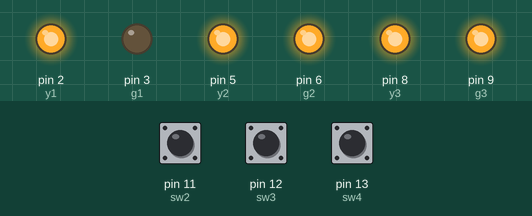
The sketch below on a simulated Arduino Uno, built with avr-gcc and run on an emulated ATmega328P. Shown: output pins drawn as LEDs (lit = HIGH). Dashed ring = blinking. The test bench sets the inputs (shaded band); at power-on: pin 12 (sw3) LOW, pin 13 (sw4) LOW, pin 11 (sw2) LOW. Pins used as bus, display or sensor lines are not drawn.

Above: at 1.2 s.
1.3 s: pin 12 (sw3) pulled HIGH for 3.2 s
At 2.25 s:
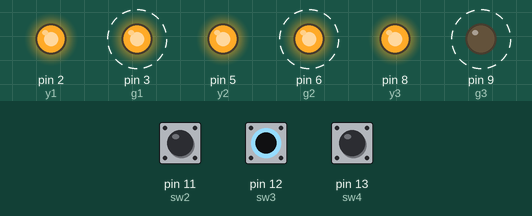
6.0 s: pin 13 (sw4) pulled HIGH for 3.2 s
At 7.4 s:
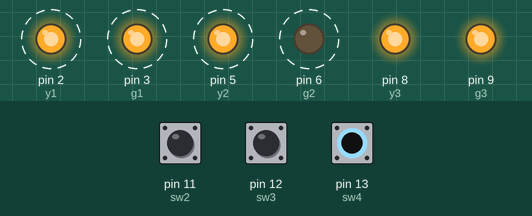
11.0 s: pin 12 (sw3) pulled HIGH for 0.15 s
At 11.9 s:
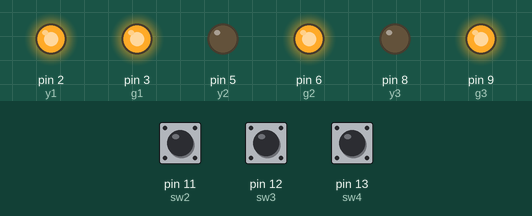
12.6 s: pin 12 (sw3) pulled HIGH for 1 s
At 13.8 s:
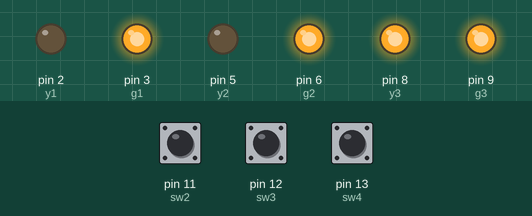
15.1 s: pin 13 (sw4) pulled HIGH for 0.15 s
At 16.6 s:
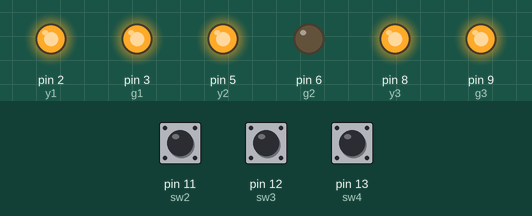
17.1 s: pin 13 (sw4) pulled HIGH for 1 s
At 18.5 s:
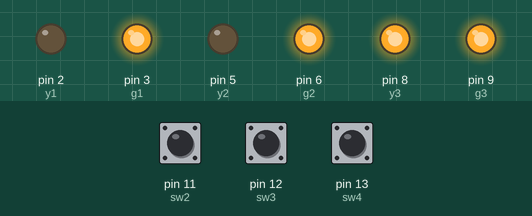
Timing chart, 0 to 20.1 s (numbered marks = the images above; inputs shaded):
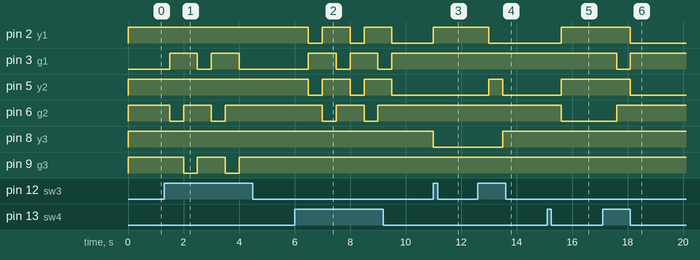

The sketch:

Lab_7_Traffier_Light.ino
```cpp
int sw1 =10; //รับค่าสวิตซ์sw1 เป็นสวิตช์ใช้กดเพื่อเปลี่ยนโหมดเป็นAutoหรือManual
int sw2 =11; //รับค่าสวิตซ์sw2 เป็นสวิตช์ใช้กดเพื่อเลือกสถานะของสีไปจราจร
int sw3 = 12;
int sw4 = 13;
int r1 =1; //ออกขา1สีแดง
int y1 =2; // ออกขา2สีเหลือง
int g1 =3; //ออกขา3สีเขียว
int r2 =4; //ออกขา4สีแดง
int y2 =5; // ออกขา5สีเหลือง
int g2 =6; //ออกขา6สีเขียว
int r3 =7; //ออกขา7สีแดง
int y3 =8; // ออกขา8สีเหลือง
int g3 =9; //ออกขา9สีเขียว
int Atnumber =1; //ตัวเก็บลำดับการแสดงผลไฟLED
unsigned long previousMillis = 0; //เป็นฟังก์ชั่นที่เก็บประเภทของตัวเเปร
const long interval = 500;

void autoWork();
int modeClick = 0;
void manualWork();
int traf = 0;
int light = 0;
void traffic1();
void traffic2();
void traffic3();
int VR1 = A0;
int VR2 = A1;
int VR3 = A2;
void setup() {
     pinMode(sw1,INPUT);
     pinMode(sw2,INPUT);
     pinMode(sw3,INPUT);
     pinMode(sw4,INPUT);
     pinMode(r1,OUTPUT);
     pinMode(y1,OUTPUT);
     pinMode(g1,OUTPUT);
     pinMode(r2,OUTPUT);
     pinMode(y2,OUTPUT);                 //เป็นการส่งสัญญาณขาออก
     pinMode(g2,OUTPUT);
     pinMode(r3,OUTPUT);
     pinMode(y3,OUTPUT);
     pinMode(g3,OUTPUT);
     digitalWrite(r1,HIGH);
     digitalWrite(y1,HIGH);
     digitalWrite(g1,HIGH);                 //เป็นการเขียนสัญญาณให้LEDทุกดวงไม่ทำงาน
     digitalWrite(r2,HIGH);
     digitalWrite(y2,HIGH);
     digitalWrite(g2,HIGH);
     digitalWrite(r3,HIGH);
     digitalWrite(y3,HIGH);
     digitalWrite(g3,HIGH);
     pinMode(11, INPUT);
     pinMode(12, INPUT);
     pinMode(13, INPUT);
     pinMode(A0, INPUT);
     pinMode(A1, INPUT);
     pinMode(A2, INPUT);
}

void loop() {
  unsigned long currentMillis = millis();
  int mode = digitalRead(11);

  if (mode == 1) {
    delay(250);
    modeClick = modeClick + 1;
    if (modeClick == 2) {
      modeClick = 0;
    }
  }

  Serial.println(modeClick);

  switch (modeClick) {
    case 0: manualWork();
      Serial.println("MANUAL MODE");
     break;
    case 1: autoWork();
      Serial.println("AUTO MODE");
     break;
    }
}

void manualWork() {
  unsigned long currentMillis = millis();
  int butTraf = digitalRead(12);

  if (currentMillis - previousMillis >= interval) {
    if (butTraf == 1) {
      traf = traf + 1;
      if (traf == 3) {
        traf = 0;
    }
  }
  previousMillis = currentMillis;
  }

  switch (traf) {
    case 0: traffic1();
      break;
    case 1: traffic2();
      break;
    case 2: traffic3();
      break;
  }
}

void traffic1() {
  int butLight = digitalRead(13);
  if (butLight == 1) {
    delay(500);
    light = light + 1;
    if (light == 3) {
    light = 0;
    }
  }

   switch (light) {
      case 0: digitalWrite(g1, LOW);
        digitalWrite(y1, HIGH);
        digitalWrite(r1, HIGH);

        digitalWrite(g2, HIGH);
        digitalWrite(y2, HIGH);
        digitalWrite(r2, LOW);

        digitalWrite(g3, HIGH);
        digitalWrite(y3, HIGH);
        digitalWrite(r3, LOW);
        break;
      case 1: digitalWrite(g1, HIGH);
        digitalWrite(y1, LOW);
        digitalWrite(r1, HIGH);

        digitalWrite(g2, HIGH);
        digitalWrite(y2, LOW);
        digitalWrite(r2, HIGH);

        digitalWrite(g3, HIGH);
        digitalWrite(y3, HIGH);
        digitalWrite(r3, LOW);
        break;
      case 2: digitalWrite(g1, HIGH);
        digitalWrite(y1, HIGH);
        digitalWrite(r1, LOW);

        digitalWrite(g2, LOW);
        digitalWrite(y2, HIGH);
        digitalWrite(r2, HIGH);

        digitalWrite(g3, HIGH);
        digitalWrite(y3, HIGH);
        digitalWrite(r3, LOW);
        break;
    }
}
void traffic2() {
  int butLight = digitalRead(13);
  if (butLight == 1) {
    delay(500);
    light = light + 1;
    if (light == 3) {
      light = 0;
    }
  }
  switch (light) {
    case 0: digitalWrite(g1, HIGH);
      digitalWrite(y1, HIGH);
      digitalWrite(r1, LOW);

      digitalWrite(g2, LOW);
      digitalWrite(y2, HIGH);
      digitalWrite(r2, HIGH);

      digitalWrite(g3, HIGH);
      digitalWrite(y3, HIGH);
      digitalWrite(r3, LOW);
      break;
    case 1: digitalWrite(g1, HIGH);
      digitalWrite(y1, HIGH);
      digitalWrite(r1, LOW);

      digitalWrite(g2, HIGH);
      digitalWrite(y2, LOW);
      digitalWrite(r2, HIGH);

      digitalWrite(g3, HIGH);
      digitalWrite(y3, LOW);
      digitalWrite(r3, HIGH);
      break;
    case 2: digitalWrite(g1, HIGH);
      digitalWrite(y1, HIGH);
      digitalWrite(r1, LOW);

      digitalWrite(g2, HIGH);
      digitalWrite(y2, HIGH);
      digitalWrite(r2, LOW);

      digitalWrite(g3, LOW);
      digitalWrite(y3, HIGH);
      digitalWrite(r3, HIGH);
      break;
    }
}
void traffic3() {
  int butLight = digitalRead(13);
  if (butLight == 1) {
    delay(500);
    light = light + 1;
    if(light == 3){
      light = 0;
    }
  }
  switch (light) {
    case 0: digitalWrite(g1, HIGH);
      digitalWrite(y1, HIGH);
      digitalWrite(r1, LOW);

      digitalWrite(g2, HIGH);
      digitalWrite(y2, HIGH);
      digitalWrite(r2, LOW);

      digitalWrite(g3, LOW);
      digitalWrite(y3, HIGH);
      digitalWrite(r3, HIGH);
      break;
    case 1: digitalWrite(g1, HIGH);
      digitalWrite(y1, LOW);
      digitalWrite(r1, HIGH);

      digitalWrite(g2, HIGH);
      digitalWrite(y2, HIGH);
      digitalWrite(r2, LOW);

      digitalWrite(g3, HIGH);
      digitalWrite(y3, LOW);
      digitalWrite(r3, HIGH);
      break;
    case 2: digitalWrite(g1, LOW);
      digitalWrite(y1, HIGH);
      digitalWrite(r1, HIGH);

      digitalWrite(g2, HIGH);
      digitalWrite(y2, HIGH);
      digitalWrite(r2, LOW);

      digitalWrite(g3, HIGH);
      digitalWrite(y3, HIGH);
      digitalWrite(r3, LOW);
      break;
   }
}
void autoWork() {
  int car1 = analogRead(A0);
  int car2 = analogRead(A1);
  int car3 = analogRead(A2);
}
```

Measured:
- after the input at 1.3 s, pin 3 (g1): alternates HIGH for 1.0 s and LOW for 0.50 s, 4 changes in all, then stays LOW, starting after 0.20 s; pin 6 (g2): alternates HIGH for 1.0 s and LOW for 0.50 s, 4 changes in all, then stays HIGH, starting after 0.20 s
- after the input at 6.0 s, pin 2 (y1), pin 3 (g1), pin 5 (y2): alternates HIGH for 1.0 s and LOW for 0.50 s, starting after 0.50 s; pin 6 (g2): alternates HIGH for 1.0 s and LOW for 0.50 s, 4 changes in all, then stays HIGH, starting after 1.0 s
- after the input at 11.0 s, pin 2 (y1): LOW → HIGH at once; pin 8 (y3): HIGH → LOW at once
- after the input at 12.6 s, pin 2 (y1): HIGH → LOW after 0.40 s; pin 5 (y2): LOW → HIGH after 0.40 s, → LOW 0.50 s later; pin 8 (y3): LOW → HIGH after 0.90 s
- after the input at 15.1 s, pin 2 (y1), pin 5 (y2): LOW → HIGH after 0.50 s; pin 6 (g2): HIGH → LOW after 0.50 s
- after the input at 17.1 s, pin 2 (y1), pin 5 (y2): HIGH → LOW after 1.0 s; pin 3 (g1): HIGH → LOW after 0.50 s, → HIGH 0.50 s later; pin 6 (g2): LOW → HIGH after 0.50 s
